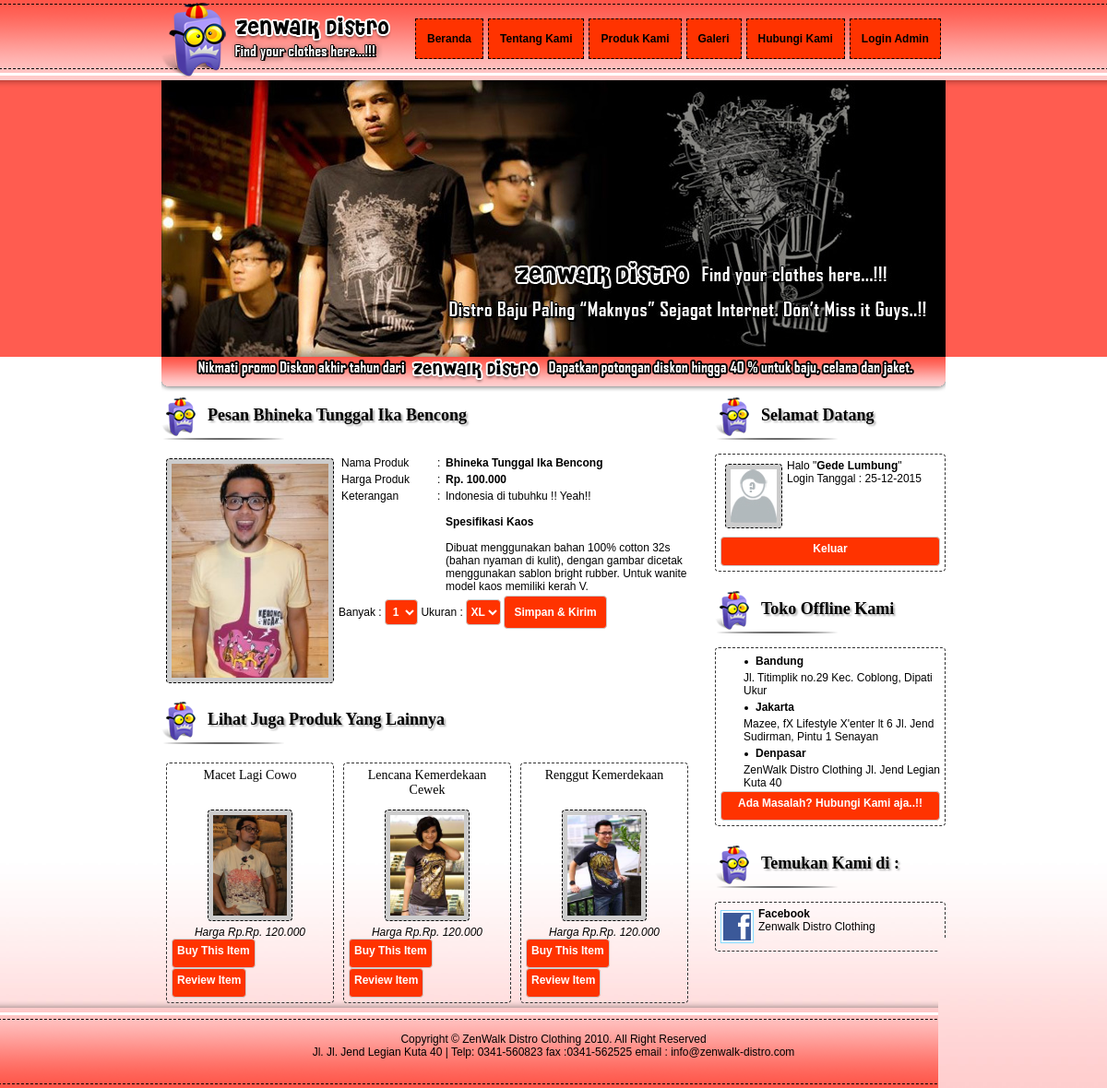
The page /pesan.php?id_barang=8 (signed in) on the database its author committed.
### tables this page shows
CREATE TABLE IF NOT EXISTS `tbl_barang` (
  `id_barang` int(3) NOT NULL AUTO_INCREMENT,
  `nama_barang` varchar(100) NOT NULL,
  `harga` varchar(100) NOT NULL,
  `gambar` varchar(100) NOT NULL,
  `keterangan` text NOT NULL,
  PRIMARY KEY (`id_barang`)
);

### pesan.php (the view, shortened to what this page needs)
<!DOCTYPE html PUBLIC "-//W3C//DTD XHTML 1.0 Transitional//EN" "http://www.w3.org/TR/xhtml1/DTD/xhtml1-transitional.dtd">
<html xmlns="http://www.w3.org/1999/xhtml">
<head>
<link href="css/style.css" rel="stylesheet" type="text/css" />
<link href="css/highslide.css" rel="stylesheet" type="text/css" />
</head>
<body>
<div id="menu-atas">
<div id="atas"><div class="logo"><img src="images/logo.png" /></div>
<div class="menu" id="nav">
	<ul>
    	<li><a href="index.php">Beranda</a></li>
    	<li><a href="about.php">Tentang Kami</a></li>
    	<li><a href="product.php">Produk Kami</a></li>
    	<li><a href="galeri.php">Galeri</a></li>
    	<li><a href="hubungi.php">Hubungi Kami</a></li>
    	<li><a href="hal-login.php">Login Admin</a></li>
	</ul>
</div>
<div id="head">
<div id="imgSShow" align="center"><img src="images/header.jpg" alt="large image" name="SLIDESIMG" id="SLIDESIMG" style="opacity: 1;"><script type="text/javascript" src="js/slide-2.js"></script></div>
</div>
<div><img src="images/bawah-head.png" /></div>
</div>
</div>
<div id="isi">
<div id="kiri">
<div id="pesan">
<?php
if(empty($_SESSION[namamember])){
?>
	<script type="text/javascript">
		alert("Anda belum Log In...!!!\nUntuk melakukan pembelian/pemesanan, anda diwajibkan untuk Log In terbelih dahulu.\nJika belum menjadi member, silahkan mendaftar terlebih dahulu...!!!");
	</script>
<?php
	echo "<meta http-equiv='refresh' content='0; url=registrasi.php'>";
}
else{
$query=mysql_query("select * from tbl_barang where id_barang='$_GET[id_barang]'");
while($r=mysql_fetch_array($query)){
$nama=$r['nama_barang'];
$harga=$r['harga'];
$ket=$r['keterangan'];
$id=$r['id_barang'];
$gbr=$r['gambar'];
}
$query2=mysql_query("select * from tbl_member where user='$_SESSION[namamember]'");
while($q=mysql_fetch_array($query2)){
$id_m=$q['id_member'];
}
echo"<div id='judul'>Pesan $nama</div>";
echo"<img src='barang/$gbr' class='gambar2' width='170'>
<table>
<tr><td width='100' valign='top'>Nama Produk</td><td valign='top' width='5'>:</td><td><b>$nama</b></td></tr>
<tr><td width='100' valign='top'>Harga Produk</td><td valign='top' width='5'>:</td><td><b>$harga</b></td></tr>
<tr><td width='100' valign='top'>Keterangan</td><td valign='top' width='5'>:</td><td>$ket</td></tr>
</table>";
echo"<form method='post' action='simpan-pesanan.php'>Banyak : <select name='banyak' class='submitButton'>";
for($i=1;$i<=30;$i++)
{
echo"<option value='$i'>$i</option>";
}
echo"</select> Ukuran : <select name='ukuran' class='submitButton'><option value='xl'>XL</option><option value='l'>L</option><option value='m'>M</option><option value='s'>S</option></select>";
echo"<input type='hidden' value='$id' name='id_barang'><input type='hidden' value='$id_m' name='id_member'> <input type='submit' value='Simpan & Kirim' class='submitButton4'></form>";
}
?>
</div>
<div id="judul">Lihat Juga Produk Yang Lainnya</div>
<?php
$q=mysql_query("select * from tbl_barang where id_barang!='$id' order by RAND()LIMIT 3");
while($r=mysql_fetch_array($q))
{
echo"<div id='sub-barang'><div class='jdl-brg'>$r[nama_barang]</div><img src='barang/$r[gambar]' width='80' class='gambar'><div id='harga'><i>Harga Rp.$r[harga]</i>
<a href='pesan.php?id_barang=$r[id_barang]'><div  class='submitButton3'>Buy This Item</div></a><a href='detail.php?id_barang=$r[id_barang]' onclick=\"return hs.htmlExpand(this, { objectType: 'iframe' } )\"><div  class='submitButton3'>Review Item</div></a>
</div></div>";
}
?>
</div>
<div id="kanan">
<?php
if(empty($_SESSION[namamember])){
?>
<div id="judul">Member Log In</div>
<div id="widget">
<form method="post" action="log-member.php">
<table>
<tr><td>Username</td><td>:</td><td><input type="text" name="user" class="input" size="25"/></td></tr>
<tr><td>Password</td><td>:</td><td><input type="password" name="pass" class="input" size="25"/></td></tr>
<tr><td></td><td></td><td><input type="submit" value="Masuk" class="submitButton" /> <input type="reset" value="Hapus" class="submitButton" /></td></tr>
</table>
</form>
<a href="registrasi.php"><div class="submitButton2">Gak Punya Akun? Daftar Akun Baru</div></a>
</div>
<?php
}
else{
?>
<div id="judul">Selamat Datang</div>
<div id="widget">
<?php
$d=date('d');
$m=date('m');
$y=date('Y');
?>
<img src="images/user-icon.jpg" class="gambar2" />
Halo "<b><?php echo"$_SESSION[nama]"; ?></b>"<br />
Login Tanggal : <?php echo "$d-$m-$y"; ?><br /><br /><br /><br /><br />
<a href="logout.php"><div class="submitButton2">Keluar</div></a>
</div>
<?php
}
?>
<div id="judul">Toko Offline Kami</div>
<div id="widget">
<li class="li-class">Bandung</li>
<li class="li-class-no">Jl. Titimplik no.29
Kec. Coblong, Dipati Ukur</li>
<li class="li-class">Jakarta</li>
<li class="li-class-no">Mazee, fX Lifestyle X'enter lt 6
Jl. Jend Sudirman, Pintu 1 Senayan</li>
<li class="li-class">Denpasar</li>
<li class="li-class-no">ZenWalk Distro Clothing
Jl. Jend Legian Kuta 40</li>
<a href="hubungi.php"><div class="submitButton2">Ada Masalah? Hubungi Kami aja..!!</div></a>
</div>
<div id="judul">Temukan Kami di :</div>
<div id="widget">
<img src="images/facebook.gif" class="image" width="30"/><strong>Facebook</strong><br />Zenwalk Distro Clothing<br /><br />
</div>
</div>
</div>
<div id="menu-bawah">
<div id="footer">Copyright © ZenWalk Distro Clothing 2010. All Right Reserved<br />Jl. Jl. Jend Legian Kuta 40 |
Telp: 0341-560823 fax :0341-562525 email : info@zenwalk-distro.com </div>
</div>
</body>
</html>

### css/style.css (style rules this page uses)
body { margin:0 auto; padding:0; font-family:arial; font-size:12px; background-image:url(../images/bg.jpg); background-repeat:repeat-x; background-position:bottom; background-attachment:fixed; }
#menu-atas { margin:0 auto; position:absolute; padding-top:0px; top: 0; left: 0; right: 0; background-image:url(../images/bg-menu-atas.png); background-color:#FF5C50; background-repeat:repeat-x; height:387px; width:100%; color:#000; }
#menu-bawah { bottom:0; left: 0; right: 0; background-image:url(../images/bg-menu-bawah.png); background-repeat:repeat-x; height:100px; width:100%; color:#000; }
#head { width:850px; height:387px; }
.logo { width:270px; margin-top:-px; padding:0; float:left; }
#atas { width:850px; margin:0 auto; }
#nav ul { display:block; cursor:pointer; padding-left:0px; margin: 0px; }
#nav li { background-color:#FF3300; border:1px dashed #000; margin-top:20px; margin-left:5px; float:left; list-style-type:none; padding: 14px 12px 14px 12px; }
#nav li a { text-decoration:none; color:#000; font-weight:bold; }
#isi { width:850px; margin:0 auto; padding-top:430px; height:650px; }
.submitButton { color:#fff; font-size:12px; height:28px; font-weight:bold; -moz-border-radius:4px; -khtml-border-radius: 4px; -webkit-border-radius: 4px; border:1px solid #cccccc; background-color:#FF3300; cursor:pointer; text-align:center; }
.submitButton4 { color:#fff; font-size:12px; padding:10px; font-weight:bold; -moz-border-radius:4px; -khtml-border-radius: 4px; -webkit-border-radius: 4px; border:1px solid #cccccc; background-color:#FF3300; cursor:pointer; text-align:center; }
.submitButton2 { color:#fff; font-size:12px; height:20px; font-weight:bold; -moz-border-radius:4px; -khtml-border-radius: 4px; -webkit-border-radius: 4px; border:1px solid #cccccc; background-color:#FF3300; cursor:pointer; padding:5px; text-align:center; }
.submitButton3 { color:#fff; font-size:12px; height:20px; font-weight:bold; -moz-border-radius:4px; -khtml-border-radius: 4px; -webkit-border-radius: 4px; border:1px solid #cccccc; background-color:#FF3300; cursor:pointer; padding:5px; text-align:center; float:left; }
#kiri { width:590px; margin-right:10px; float:left; }
#kanan { width:250px; float:left; }
#judul { background-image:url(../images/bg-title.png); background-repeat:no-repeat; height:52px; padding-left:50px; padding-top:10px; font-size:18px; font-weight:bold; text-shadow:2px 2px 2px #B0B0B0; font-family:"Comic Sans MS"; }
#widget { padding:5px; border:1px dashed #333333; -moz-border-radius:4px; -khtml-border-radius: 4px; -webkit-border-radius: 4px; margin-bottom:20px; }
.li-class { list-style:url(../images/bullet.gif); margin-left:20px; padding-left: 5px; padding-top: 2px; padding-bottom: 2px; font-weight:bold; }
.li-class-no { list-style:none; margin-left:20px; padding-left: 5px; padding-top: 2px; padding-bottom: 2px; }
.image { background-color: #fff; padding: 2px; margin: 3px 5px 3px 0; border: 1px solid #86DBFF; float: left; }
#sub-barang { text-align:center; padding:5px; width:170px; float:left; border:1px dashed #333333; -moz-border-radius:4px; -khtml-border-radius: 4px; -webkit-border-radius: 4px; margin:5px 5px 10px 5px; }
.jdl-brg { font-size:14px; height:30px; margin-bottom:10px; font-family:"Comic Sans MS"; }
#footer { width:850px; margin:0 auto; padding-top:40px; text-align:center; }
.gambar { padding:5px; background-color:#CCCCCC; border:1px dashed #000; -moz-border-radius:4px; -khtml-border-radius: 4px; -webkit-border-radius: 4px; margin:5px; }
.gambar2 { padding:5px; background-color:#CCCCCC; border:1px dashed #000; -moz-border-radius:4px; -khtml-border-radius: 4px; -webkit-border-radius: 4px; margin:5px; float:left; }
#pesan { width:580px; height:330px; }
#isi a { color:#FF0000; text-decoration:none; }

### rows shown on the page
tbl_barang: nama_barang "Bhineka Tunggal Ika Bencong", gambar (picture), harga "Rp. 100.000", keterangan "Indonesia di tubuhku !! Yeah!! Spesifikasi Kaos Dibuat menggunakan bahan 100% cotton 32s (bahan nyaman di kulit), dengan gambar dicetak menggunakan sablon bright rubber. Untuk wanite model kaos memiliki kerah V."
tbl_barang: nama_barang "Macet Lagi Cowo", gambar (picture), harga "Rp. 120.000"
tbl_barang: nama_barang "Lencana Kemerdekaan Cewek", gambar (picture), harga "Rp. 120.000"
tbl_barang: nama_barang "Renggut Kemerdekaan", gambar (picture), harga "Rp. 120.000"

### other values the page prints
$_SESSION[nama] "Gede Lumbung"
form field banyak "1"
